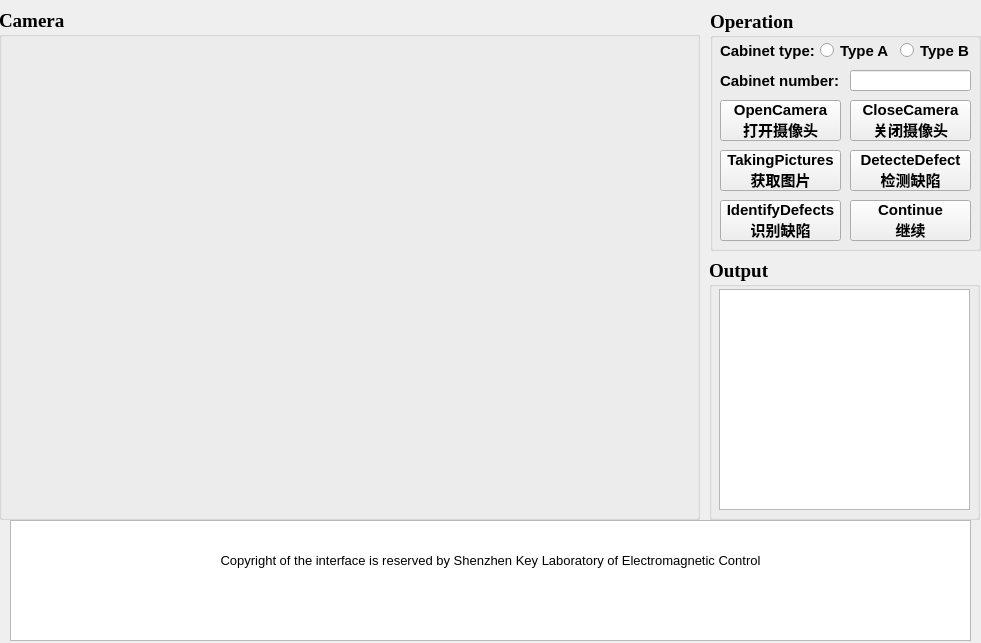
<?xml version="1.0" encoding="UTF-8"?>
<ui version="4.0">
 <class>detectionClass</class>
 <widget class="QMainWindow" name="detectionClass">
  <property name="geometry">
   <rect>
    <x>0</x>
    <y>0</y>
    <width>981</width>
    <height>643</height>
   </rect>
  </property>
  <property name="windowTitle">
   <string>EMERSON Surface Defects Detection</string>
  </property>
  <property name="windowIcon">
   <iconset resource="detection.qrc">
    <normaloff>:/detection/Resources/www.ico.la_3c07078ec5f3c03e57f1364925bee7ac_128X128.ico</normaloff>:/detection/Resources/www.ico.la_3c07078ec5f3c03e57f1364925bee7ac_128X128.ico</iconset>
  </property>
  <widget class="QWidget" name="centralWidget">
   <widget class="QGroupBox" name="groupBox">
    <property name="geometry">
     <rect>
      <x>-1</x>
      <y>9</y>
      <width>701</width>
      <height>511</height>
     </rect>
    </property>
    <property name="font">
     <font>
      <family>Times New Roman</family>
      <pointsize>14</pointsize>
      <weight>75</weight>
      <bold>true</bold>
     </font>
    </property>
    <property name="title">
     <string>Camera</string>
    </property>
    <widget class="QLabel" name="label">
     <property name="geometry">
      <rect>
       <x>20</x>
       <y>40</y>
       <width>661</width>
       <height>411</height>
      </rect>
     </property>
     <property name="contextMenuPolicy">
      <enum>Qt::ActionsContextMenu</enum>
     </property>
     <property name="text">
      <string/>
     </property>
    </widget>
   </widget>
   <widget class="QGroupBox" name="groupBox_2">
    <property name="geometry">
     <rect>
      <x>710</x>
      <y>10</y>
      <width>271</width>
      <height>241</height>
     </rect>
    </property>
    <property name="font">
     <font>
      <family>Times New Roman</family>
      <pointsize>14</pointsize>
      <weight>75</weight>
      <bold>true</bold>
     </font>
    </property>
    <property name="title">
     <string>Operation</string>
    </property>
    <widget class="QPushButton" name="pushButton_2">
     <property name="geometry">
      <rect>
       <x>140</x>
       <y>90</y>
       <width>121</width>
       <height>41</height>
      </rect>
     </property>
     <property name="font">
      <font>
       <family>Arial</family>
       <pointsize>11</pointsize>
       <weight>75</weight>
       <bold>true</bold>
      </font>
     </property>
     <property name="text">
      <string>CloseCamera
关闭摄像头</string>
     </property>
    </widget>
    <widget class="QPushButton" name="pushButton_3">
     <property name="geometry">
      <rect>
       <x>10</x>
       <y>140</y>
       <width>121</width>
       <height>41</height>
      </rect>
     </property>
     <property name="font">
      <font>
       <family>Arial</family>
       <pointsize>11</pointsize>
       <weight>75</weight>
       <bold>true</bold>
      </font>
     </property>
     <property name="text">
      <string>TakingPictures
获取图片</string>
     </property>
    </widget>
    <widget class="QPushButton" name="pushButton">
     <property name="geometry">
      <rect>
       <x>10</x>
       <y>90</y>
       <width>121</width>
       <height>41</height>
      </rect>
     </property>
     <property name="font">
      <font>
       <family>Arial</family>
       <pointsize>11</pointsize>
       <weight>75</weight>
       <bold>true</bold>
      </font>
     </property>
     <property name="text">
      <string>OpenCamera
打开摄像头</string>
     </property>
    </widget>
    <widget class="QPushButton" name="pushButton_4">
     <property name="geometry">
      <rect>
       <x>140</x>
       <y>140</y>
       <width>121</width>
       <height>41</height>
      </rect>
     </property>
     <property name="font">
      <font>
       <family>Arial</family>
       <pointsize>11</pointsize>
      </font>
     </property>
     <property name="text">
      <string>DetecteDefect
检测缺陷</string>
     </property>
    </widget>
    <widget class="QPushButton" name="pushButton_5">
     <property name="geometry">
      <rect>
       <x>10</x>
       <y>190</y>
       <width>121</width>
       <height>41</height>
      </rect>
     </property>
     <property name="font">
      <font>
       <family>Arial</family>
       <pointsize>11</pointsize>
      </font>
     </property>
     <property name="focusPolicy">
      <enum>Qt::NoFocus</enum>
     </property>
     <property name="text">
      <string>IdentifyDefects
识别缺陷</string>
     </property>
    </widget>
    <widget class="QPushButton" name="pushButton_6">
     <property name="geometry">
      <rect>
       <x>140</x>
       <y>190</y>
       <width>121</width>
       <height>41</height>
      </rect>
     </property>
     <property name="font">
      <font>
       <family>Arial</family>
       <pointsize>11</pointsize>
      </font>
     </property>
     <property name="text">
      <string>Continue
继续</string>
     </property>
    </widget>
    <widget class="QRadioButton" name="radioButton">
     <property name="geometry">
      <rect>
       <x>110</x>
       <y>30</y>
       <width>71</width>
       <height>21</height>
      </rect>
     </property>
     <property name="font">
      <font>
       <family>Arial</family>
       <pointsize>11</pointsize>
      </font>
     </property>
     <property name="text">
      <string>Type A</string>
     </property>
    </widget>
    <widget class="QRadioButton" name="radioButton_2">
     <property name="geometry">
      <rect>
       <x>190</x>
       <y>30</y>
       <width>71</width>
       <height>21</height>
      </rect>
     </property>
     <property name="font">
      <font>
       <family>Arial</family>
       <pointsize>11</pointsize>
      </font>
     </property>
     <property name="text">
      <string>Type B</string>
     </property>
    </widget>
    <widget class="QLineEdit" name="lineEdit">
     <property name="geometry">
      <rect>
       <x>140</x>
       <y>60</y>
       <width>121</width>
       <height>21</height>
      </rect>
     </property>
     <property name="font">
      <font>
       <family>Arial</family>
       <pointsize>12</pointsize>
       <weight>50</weight>
       <bold>false</bold>
      </font>
     </property>
    </widget>
    <widget class="QLabel" name="label_3">
     <property name="geometry">
      <rect>
       <x>10</x>
       <y>30</y>
       <width>101</width>
       <height>21</height>
      </rect>
     </property>
     <property name="font">
      <font>
       <family>Arial</family>
       <pointsize>11</pointsize>
      </font>
     </property>
     <property name="text">
      <string>Cabinet type:</string>
     </property>
    </widget>
    <widget class="QLabel" name="label_4">
     <property name="geometry">
      <rect>
       <x>10</x>
       <y>60</y>
       <width>121</width>
       <height>21</height>
      </rect>
     </property>
     <property name="font">
      <font>
       <family>Arial</family>
       <pointsize>11</pointsize>
      </font>
     </property>
     <property name="text">
      <string>Cabinet number:</string>
     </property>
    </widget>
   </widget>
   <widget class="QGroupBox" name="groupBox_3">
    <property name="geometry">
     <rect>
      <x>709</x>
      <y>259</y>
      <width>271</width>
      <height>261</height>
     </rect>
    </property>
    <property name="font">
     <font>
      <family>Times New Roman</family>
      <pointsize>14</pointsize>
      <weight>75</weight>
      <bold>true</bold>
     </font>
    </property>
    <property name="title">
     <string>Output</string>
    </property>
    <widget class="QTextEdit" name="textEdit">
     <property name="geometry">
      <rect>
       <x>10</x>
       <y>30</y>
       <width>251</width>
       <height>221</height>
      </rect>
     </property>
    </widget>
   </widget>
   <widget class="QTextBrowser" name="textBrowser">
    <property name="geometry">
     <rect>
      <x>10</x>
      <y>520</y>
      <width>961</width>
      <height>121</height>
     </rect>
    </property>
    <property name="html">
     <string>&lt;!DOCTYPE HTML PUBLIC &quot;-//W3C//DTD HTML 4.0//EN&quot; &quot;http://www.w3.org/TR/REC-html40/strict.dtd&quot;&gt;
&lt;html&gt;&lt;head&gt;&lt;meta name=&quot;qrichtext&quot; content=&quot;1&quot; /&gt;&lt;style type=&quot;text/css&quot;&gt;
p, li { white-space: pre-wrap; }
&lt;/style&gt;&lt;/head&gt;&lt;body style=&quot; font-family:'SimSun'; font-size:9pt; font-weight:400; font-style:normal;&quot;&gt;
&lt;p align=&quot;center&quot; style=&quot; margin-top:0px; margin-bottom:0px; margin-left:0px; margin-right:0px; -qt-block-indent:0; text-indent:0px;&quot;&gt;&lt;img src=&quot;:/detection/Resources/logo.png&quot; /&gt;&lt;img src=&quot;:/detection/Resources/emc.jpg&quot; /&gt;&lt;/p&gt;
&lt;p align=&quot;center&quot; style=&quot;-qt-paragraph-type:empty; margin-top:0px; margin-bottom:0px; margin-left:0px; margin-right:0px; -qt-block-indent:0; text-indent:0px;&quot;&gt;&lt;br /&gt;&lt;/p&gt;
&lt;p align=&quot;center&quot; style=&quot; margin-top:0px; margin-bottom:0px; margin-left:0px; margin-right:0px; -qt-block-indent:0; text-indent:0px;&quot;&gt;&lt;span style=&quot; font-family:'Times New Roman'; font-size:10pt;&quot;&gt;Copyright of the interface is reserved by Shenzhen Key Laboratory of Electromagnetic Control&lt;/span&gt;&lt;/p&gt;&lt;/body&gt;&lt;/html&gt;</string>
    </property>
   </widget>
  </widget>
 </widget>
 <layoutdefault spacing="6" margin="11"/>
 <resources>
  <include location="detection.qrc"/>
 </resources>
 <connections>
  <connection>
   <sender>pushButton</sender>
   <signal>clicked()</signal>
   <receiver>detectionClass</receiver>
   <slot>openCamera()</slot>
   <hints>
    <hint type="sourcelabel">
     <x>680</x>
     <y>162</y>
    </hint>
    <hint type="destinationlabel">
     <x>742</x>
     <y>574</y>
    </hint>
   </hints>
  </connection>
  <connection>
   <sender>pushButton_2</sender>
   <signal>clicked()</signal>
   <receiver>detectionClass</receiver>
   <slot>closeCamera()</slot>
   <hints>
    <hint type="sourcelabel">
     <x>733</x>
     <y>236</y>
    </hint>
    <hint type="destinationlabel">
     <x>827</x>
     <y>500</y>
    </hint>
   </hints>
  </connection>
  <connection>
   <sender>pushButton_3</sender>
   <signal>clicked()</signal>
   <receiver>detectionClass</receiver>
   <slot>takingPictures()</slot>
   <hints>
    <hint type="sourcelabel">
     <x>753</x>
     <y>275</y>
    </hint>
    <hint type="destinationlabel">
     <x>873</x>
     <y>419</y>
    </hint>
   </hints>
  </connection>
 </connections>
 <slots>
  <slot>openCamera()</slot>
  <slot>closeCamera()</slot>
  <slot>takingPictures()</slot>
 </slots>
</ui>
